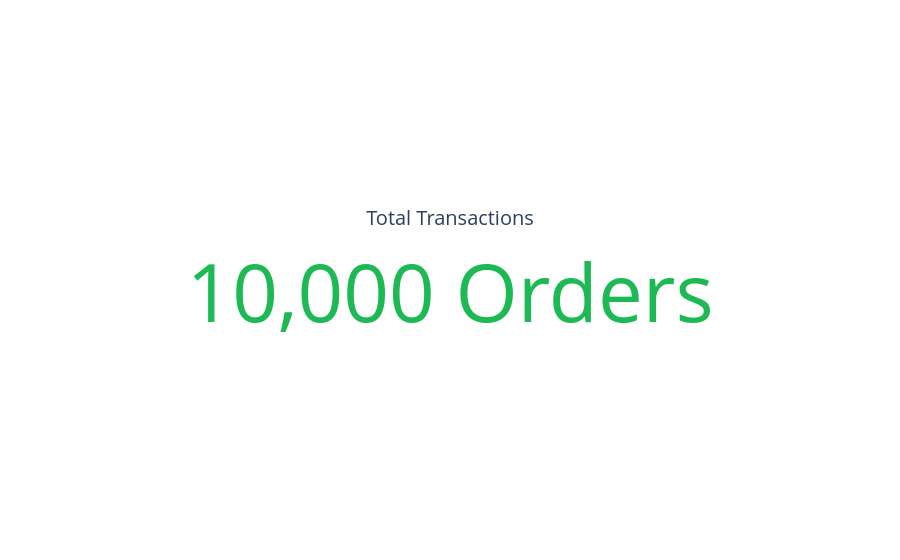

Notebook code cell kept with this figure:
### Code cell
Kpi_2 = go.Figure(go.Indicator(
    mode="number",
    value=total_transactions,
    title={"text": "Total Transactions"},
    number={
        "valueformat": ",",        
        "suffix": " Orders",   
        "font": {"color": "#1DB954"}
    }
))

Kpi_2.show()

### Figure 1 — Plotly figure (JSON) as saved in the notebook; plotly's stock layout.template omitted (floating-point values rounded to 4 significant figures)
{"data": [{"mode": "number", "number": {"font": {"color": "#1DB954"}, "suffix": " Orders", "valueformat": ","}, "title": {"text": "Total Transactions"}, "type": "indicator", "value": 10000}], "layout": {}}
